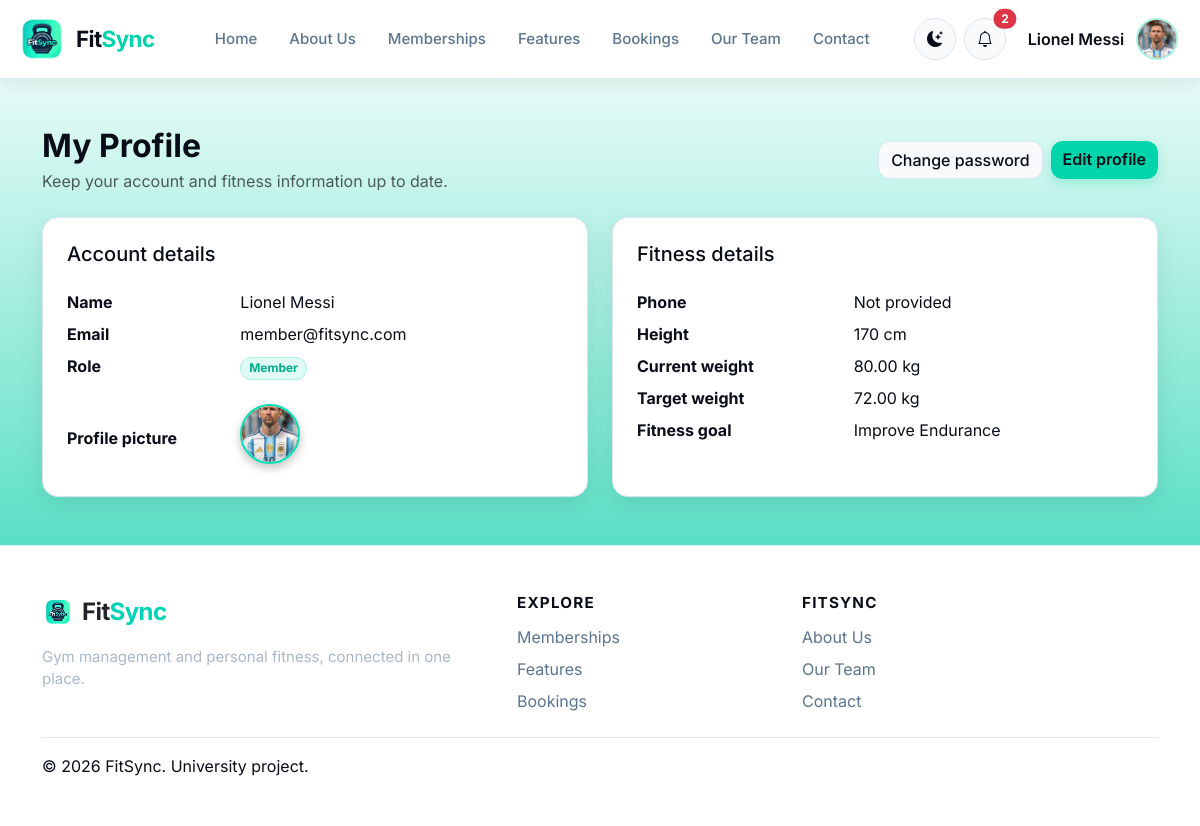
The page /accounts/profile/ (signed in) on the database its author committed.
### gym/models.py (models this page shows, shortened)
class User(AbstractUser):
    class Role(models.TextChoices):
        MEMBER = ("MEMBER", "Member")
        STAFF = ("STAFF", "Staff")
        COACH = ("COACH", "Coach")
        ADMIN = ("ADMIN", "Admin")
    email = models.EmailField(unique=True)
    role = models.CharField(max_length=20, choices=Role.choices, default=Role.MEMBER)
    class Meta:
        db_table = "accounts_user"

class MemberProfile(models.Model):
    user = models.OneToOneField(
        settings.AUTH_USER_MODEL,
        on_delete=models.CASCADE,
        related_name="member_profile",
    )
    profile_picture = models.ImageField(
        upload_to="profile_pics/", blank=True, null=True
    )
    avatar_static_path = models.CharField(max_length=255, blank=True)
    @property
    def avatar_url(self):
        from django.templatetags.static import static
        if self.profile_picture:
            return self.profile_picture.url
        return static(self.avatar_static_path) if self.avatar_static_path else ""
    phone = models.CharField(max_length=30, blank=True)
    date_of_birth = models.DateField(blank=True, null=True)
    emergency_contact = models.CharField(max_length=100, blank=True)
    age = models.PositiveSmallIntegerField(blank=True, null=True)
    height_cm = models.PositiveIntegerField(blank=True, null=True)
    current_weight_kg = models.DecimalField(
        max_digits=5, decimal_places=2, blank=True, null=True
    )
    target_weight_kg = models.DecimalField(
        max_digits=5, decimal_places=2, blank=True, null=True
    )
    fitness_goal = models.CharField(max_length=200, blank=True)
    medical_notes = models.TextField(blank=True)
    class Meta:
        db_table = "accounts_memberprofile"

### gym/views.py (the view)
# urls.py: path("profile/", views.profile, name="profile"),
@login_required
def profile(request):
    member_profile = None
    if request.user.role == User.Role.MEMBER:
        member_profile, _ = MemberProfile.objects.get_or_create(user=request.user)
    return render(
        request,
        "shared/profile.html",
        {"member_profile": member_profile, "active_sidebar": "profile"},
    )

### gym/context_processors.py (called while the page is built)
def notification_menu(request):
    if not request.user.is_authenticated:
        return {}
    unread = Notification.objects.filter(recipient=request.user, is_read=False)
    today = timezone.localdate()
    notices = Notice.objects.filter(is_active=True, publish_date__lte=today).filter(
        expires_on__isnull=True
    ) | Notice.objects.filter(
        is_active=True, publish_date__lte=today, expires_on__gte=today
    )
    return {
        "notification_menu_items": unread[:5],
        "unread_notification_count": unread.count(),
        "active_gym_notices": notices.distinct()[:3],
    }

### templates/shared/profile.html (shortened to what this page needs)
{% extends "base.html" %}
{% load static %}
{% block content %}
<div class="container py-5">
    <div class="d-flex flex-wrap justify-content-between align-items-center gap-3 mb-4">
        <div>
            <h1 class="h2 fw-bold mb-1">My Profile</h1>
            <p class="text-body-secondary mb-0">Keep your account and fitness information up to date.</p>
        </div>
        <div class="d-flex gap-2">
            <a class="btn btn-secondary-fitsync" href="{% url 'accounts:password_change' %}">Change password</a>
            <a class="btn btn-primary-fitsync" href="{% url 'accounts:profile_edit' %}">Edit profile</a>
        </div>
    </div>
    <div class="row g-4">
        <div class="col-lg-6">
            <div class="card p-4 h-100">
                <h2 class="h5">Account details</h2>
                <dl class="row mb-0 mt-3">
                    <dt class="col-sm-4">Name</dt><dd class="col-sm-8">{{ request.user.get_full_name|default:"Not provided" }}</dd>
                    <dt class="col-sm-4">Email</dt><dd class="col-sm-8">{{ request.user.email }}</dd>
                    <dt class="col-sm-4">Role</dt><dd class="col-sm-8"><span class="badge badge-fitsync">{{ request.user.get_role_display }}</span></dd>
                    <dt class="col-sm-4 d-flex align-items-center mt-3">Profile picture</dt>
                    <dd class="col-sm-8 mt-3">
                        {% if request.user.member_profile.avatar_url %}
                        <img src="{{ request.user.member_profile.avatar_url }}" alt="Profile Picture" class="profile-avatar-img">
                        {% else %}
                            <div class="profile-avatar-placeholder">
                                <i class="bi bi-person-fill"></i>
                            </div>
                        {% endif %}
                    </dd>
                </dl>
            </div>
        </div>
        {% if member_profile %}
        <div class="col-lg-6">
            <div class="card p-4 h-100">
                <h2 class="h5">Fitness details</h2>
                <dl class="row mb-0 mt-3">
                    <dt class="col-sm-5">Phone</dt><dd class="col-sm-7">{{ member_profile.phone|default:"Not provided" }}</dd>
                    <dt class="col-sm-5">Height</dt><dd class="col-sm-7">{% if member_profile.height_cm %}{{ member_profile.height_cm }} cm{% else %}Not provided{% endif %}</dd>
                    <dt class="col-sm-5">Current weight</dt><dd class="col-sm-7">{% if member_profile.current_weight_kg %}{{ member_profile.current_weight_kg }} kg{% else %}Not provided{% endif %}</dd>
                    <dt class="col-sm-5">Target weight</dt><dd class="col-sm-7">{% if member_profile.target_weight_kg %}{{ member_profile.target_weight_kg }} kg{% else %}Not provided{% endif %}</dd>
                    <dt class="col-sm-5">Fitness goal</dt><dd class="col-sm-7">{{ member_profile.fitness_goal|default:"Not provided" }}</dd>
                </dl>
            </div>
        </div>
        {% endif %}
    </div>
</div>
{% endblock %}

### templates/includes/navbar.html (shortened to what this page needs)
{% load static %}
<nav class="navbar navbar-expand-xl fitsync-navbar sticky-top" aria-label="Main navigation">
    <div class="container-fluid px-3 px-xxl-4">
        <a class="navbar-brand fitsync-brand d-flex align-items-center gap-2" href="{% url 'core:home' %}">
    <img class="fitsync-logo" src="{% static 'img/fitsync-logo.png' %}" alt="FitSync logo">
    <span class="fitsync-brand-name">
        Fit<span class="brand-accent">Sync</span>
    </span>
</a>
        <div class="collapse navbar-collapse" id="fitsyncPublicNav">
            <ul class="navbar-nav mx-auto align-items-xl-center">
                <li class="nav-item"><a class="nav-link {% if request.resolver_match.namespace == 'core' and request.resolver_match.url_name == 'home' %}active{% endif %}" href="{% url 'core:home' %}">Home</a></li>
                <li class="nav-item"><a class="nav-link {% if request.resolver_match.namespace == 'aboutus' %}active{% endif %}" href="{% url 'aboutus:index' %}">About Us</a></li>
                <li class="nav-item"><a class="nav-link {% if request.resolver_match.namespace == 'memberships' %}active{% endif %}" href="{% url 'memberships:public_packages' %}">Memberships</a></li>
                <li class="nav-item"><a class="nav-link {% if request.resolver_match.namespace == 'core' and request.resolver_match.url_name == 'features' %}active{% endif %}" href="{% url 'core:features' %}">Features</a></li>
                <li class="nav-item">
                    <a class="nav-link {% if request.resolver_match.namespace == 'bookings' %}active{% endif %}"
                       href="{% url 'bookings:schedule' %}">
                        Bookings
                    </a>
                </li>
                <li class="nav-item"><a class="nav-link {% if request.resolver_match.namespace == 'ourteam' %}active{% endif %}" href="{% url 'ourteam:index' %}">Our Team</a></li>
                <li class="nav-item"><a class="nav-link {% if request.resolver_match.namespace == 'core' and request.resolver_match.url_name == 'contact' %}active{% endif %}" href="{% url 'core:contact' %}">Contact</a></li>
            </ul>
            <div class="navbar-actions d-flex align-items-center gap-2 pt-3 pt-xl-0">
                <button class="btn theme-toggle" type="button" data-theme-toggle aria-label="Switch to dark mode" title="Switch theme">
                    <i class="bi bi-moon-stars" data-theme-icon aria-hidden="true"></i>
                </button>
                {% if request.user.is_authenticated %}
                    <div class="dropdown">
                        <button class="btn notification-toggle position-relative" type="button" data-bs-toggle="dropdown" aria-expanded="false" aria-label="Notifications">
                            <i class="bi bi-bell"></i>
                            {% if unread_notification_count %}<span class="position-absolute top-0 start-100 translate-middle badge rounded-pill text-bg-danger">{{ unread_notification_count }}</span>{% endif %}
                        </button>
                    </div>
                    <div class="dropdown">
                        <button class="navbar-account-toggle" type="button" data-bs-toggle="dropdown" aria-expanded="false">
                            <span class="navbar-account-name">{{ request.user.get_full_name|default:request.user.username }}</span>
                            {% if request.user.member_profile.avatar_url %}
                                <img class="navbar-account-avatar" src="{{ request.user.member_profile.avatar_url }}" alt="">
                            {% elif request.user.coach_profile.photo_url %}
                                <img class="navbar-account-avatar" src="{{ request.user.coach_profile.photo_url }}" alt="">
                            {% else %}
                                <span class="navbar-account-avatar navbar-account-initials" aria-hidden="true">
                                    {% if request.user.first_name or request.user.last_name %}{{ request.user.first_name|slice:":1"|upper }}{{ request.user.last_name|slice:":1"|upper }}{% else %}{{ request.user.username|slice:":1"|upper }}{% endif %}
                                </span>
                            {% endif %}
                        </button>
                    </div>
                {% else %}
                    <a class="btn btn-secondary-fitsync" href="{% url 'accounts:login' %}">Login</a>
                    <a class="btn btn-primary-fitsync" href="{% url 'accounts:register' %}">Get Started</a>
                {% endif %}
            </div>
        </div>
    </div>
</nav>

### static/css/base.css (style rules this page uses)
:root { --bg-color: #f4f7fb; --surface-color: #ffffff; --surface-soft: #f8fafc; --text-color: #080d17; --muted-color: #5b748f; --border-color: #dbe5f0; --primary-color: #00d4aa; --primary-strong: #00ad8a; --danger-color: #dc3545; --navbar-color: #ffffff; --sidebar-color: #07152d; --footer-color: #ffffff; --shadow-color: rgba(8, 13, 23, 0.08); --radius-sm: 10px; --radius-md: 12px; --radius-lg: 16px; --sidebar-width: 238px; --topbar-height: 70px; }
html[data-theme="light"] { color-scheme: light; --bg-color: #f4f7fb; --surface-color: #ffffff; --text-color: #080d17; --muted-color: #5b748f; --border-color: #dbe5f0; --navbar-color: #ffffff; --sidebar-color: #ffffff; --footer-color: #ffffff; --shadow-color: rgba(8, 13, 23, 0.08); --page-gradient: linear-gradient(to bottom, #ffffff, #04cfa6); --member-sidebar-background: #ffffff; --member-sidebar-border: #dbe5f0; --member-sidebar-text: #080d17; --member-sidebar-muted: #5b748f; --member-sidebar-accent: #00876c; }
*, *::before, *::after { box-sizing: border-box; }
html, body { min-height: 100%; }
body { min-height: 100vh; margin: 0; background: var(--page-gradient); color: var(--text-color); font-family: "Inter", system-ui, -apple-system, BlinkMacSystemFont, "Segoe UI", sans-serif; transition: background-color 160ms ease, color 160ms ease; }
h1, h2, h3, h4, h5, h6, .fitsync-brand { font-family: "Inter", sans-serif; }
a { color: inherit; }
.fitsync-navbar { min-height: 76px; background: var(--navbar-color); border-bottom: 1px solid var(--border-color); box-shadow: 0 4px 16px var(--shadow-color); }
.fitsync-brand { display: inline-flex; align-items: center; gap: 10px; color: var(--text-color); font-size: 1.5rem; font-weight: 700; letter-spacing: -0.6px; text-decoration: none; white-space: nowrap; }
.fitsync-brand img { flex: 0 0 auto; }
.brand-accent { color: var(--primary-color); }
.fitsync-navbar .navbar-nav { gap: 1rem; }
.fitsync-navbar .nav-link { padding: 0.65rem 0.35rem; color: var(--muted-color); font-size: 0.94rem; font-weight: 500; }
.navbar-account-toggle { display: inline-flex; min-height: 46px; align-items: center; gap: 0.75rem; padding: 0.25rem 0.3rem 0.25rem 0.8rem; color: var(--text-color); background: transparent; border: 1px solid transparent; border-radius: 999px; }
.navbar-account-name { max-width: 150px; overflow: hidden; font-weight: 600; white-space: nowrap; text-overflow: ellipsis; }
.navbar-account-avatar { width: 42px; height: 42px; flex: 0 0 42px; border: 2px solid rgba(0, 212, 170, 0.35); border-radius: 50%; object-fit: cover; object-position: center top; }
.theme-toggle, .notification-toggle, .sidebar-toggle { display: inline-grid; width: 42px; height: 42px; place-items: center; padding: 0; color: var(--text-color); background: var(--surface-soft); border: 1px solid var(--border-color); border-radius: 50%; }
.fitsync-logo { width: 52px; height: 52px; object-fit: contain; border-radius: 12px; }
.btn-primary-fitsync { color: #080d17; background: var(--primary-color); border: 0; border-radius: var(--radius-md); box-shadow: 0 4px 12px rgba(0, 212, 170, 0.25); font-weight: 600; }
.btn-secondary-fitsync { color: var(--text-color); background: var(--surface-soft); border: 1px solid var(--border-color); border-radius: var(--radius-md); font-weight: 500; }
.card, .summary-card, .empty-state, .confirmation-state, .error-state { color: var(--text-color); background: var(--surface-color); border: 1px solid var(--border-color); border-radius: var(--radius-lg); box-shadow: 0 8px 24px var(--shadow-color); }
.badge-fitsync { color: var(--primary-strong); background: rgba(0, 212, 170, 0.12); border: 1px solid rgba(0, 212, 170, 0.22); border-radius: 999px; }
.fitsync-brand-name { font-size: 1.4rem; font-weight: 700; color: var(--text-color); }
.profile-avatar-img { width: 60px; height: 60px; object-fit: cover; border-radius: 50%; border: 2px solid #00dfb3; box-shadow: 0 4px 10px rgba(0, 0, 0, 0.25); }

### rows shown on the page
User: user.get_full_name "Lionel Messi", user.member_profile.avatar_url (picture), user.email "member@fitsync.com", user.role "Member"
MemberProfile: phone "Not provided", height_cm "170", current_weight_kg "80.00", target_weight_kg "72.00", fitness_goal "Improve Endurance"

### other values the page prints
{{ unread_notification_count }} "2"
